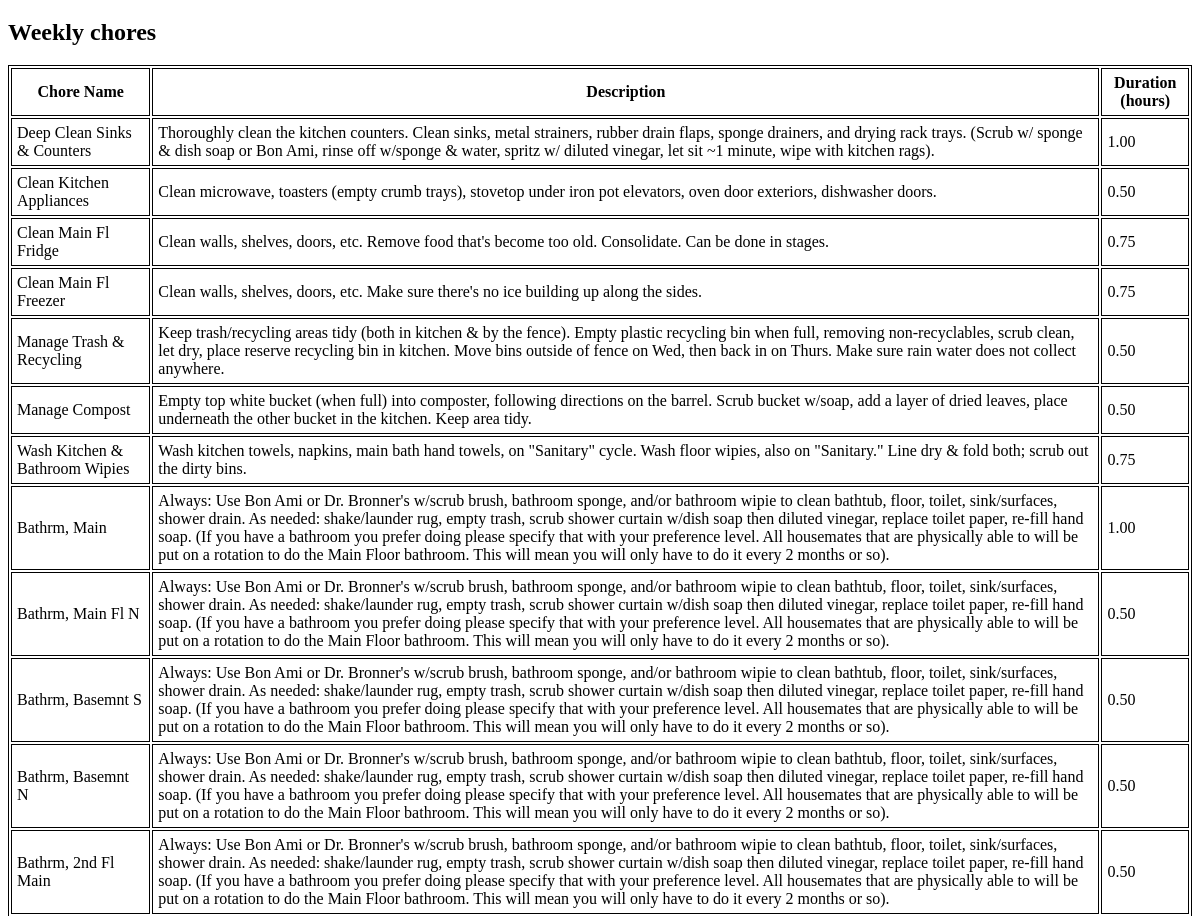
/tasks (middle part), run on an earlier commit of the app's database.
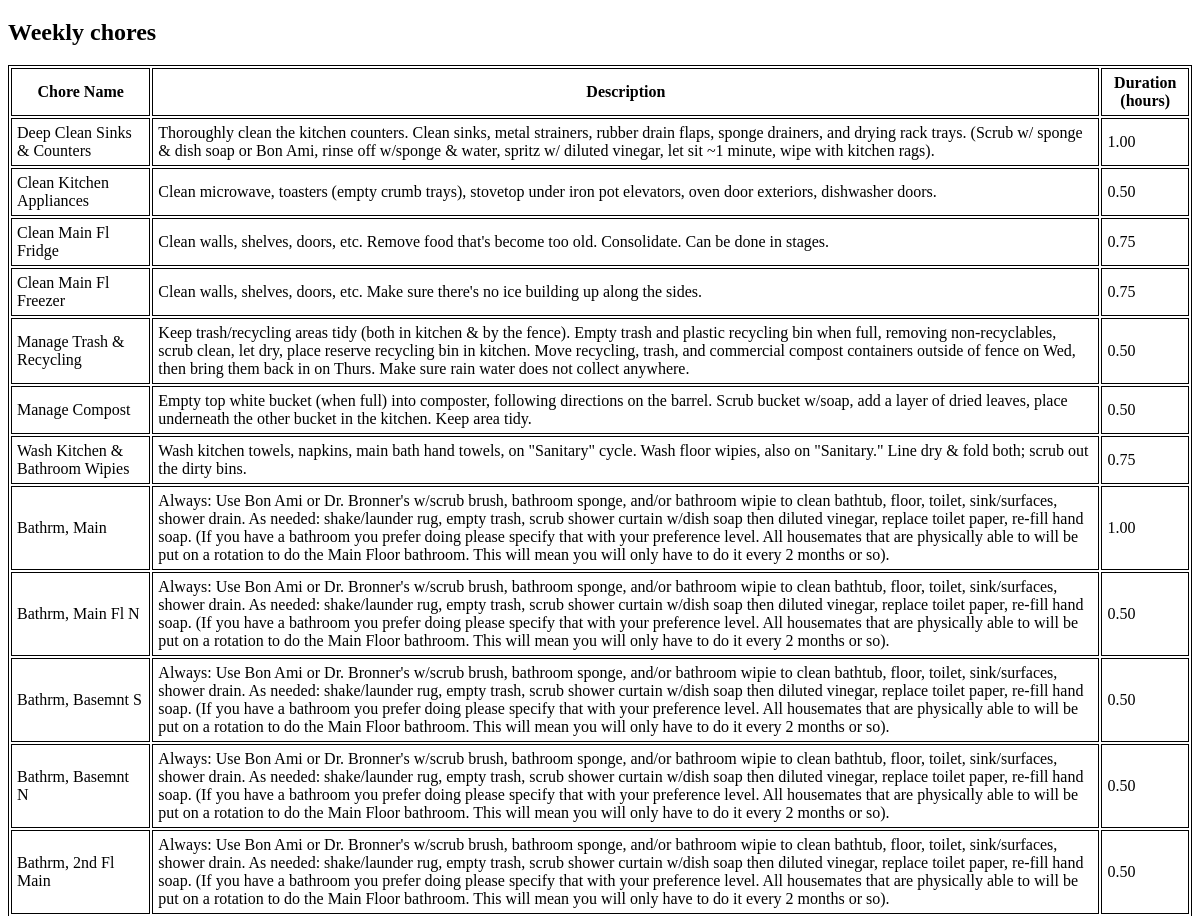
And on a later commit of the database.
### tables this page shows
CREATE TABLE "weekly_tasks" (
"id" INTEGER,
  "task" TEXT,
  "category" TEXT,
  "description" TEXT,
  "duration_hours" REAL
);

### chore_chart.py (the view)
@app.route("/tasks")
def tasks():
    with sqlite3.connect(db) as con:
        daily_tasks = pd.read_sql(con=con, sql="SELECT * FROM daily_tasks")
        weekly_tasks = pd.read_sql(con=con, sql="SELECT * FROM weekly_tasks")
        occasional_tasks = pd.read_sql(
            con=con, sql="SELECT * FROM occasional_tasks",
            parse_dates = 'date_last_performed'
        )
        seasonal_tasks = pd.read_sql(
            con=con, sql="SELECT * FROM seasonal_tasks",
            parse_dates = 'date_last_performed'
        )
    return render_template(
        "tasks.html",
        daily_chores = daily_tasks,
        weekly_chores = weekly_tasks,
        occasional_chores = occasional_tasks,
        seasonal_chores = seasonal_tasks
    )

### templates/tasks.html (shortened to what this page needs)
<!doctype html>
<html>
  <head>
    <link rel="stylesheet" href="{{ url_for('static', filename='style.css') }}">
  </head>
  <body>
    <h2>Weekly chores</h2>
    <table>
      <tr>
	<th>Chore Name</th>
	<th>Description</th>
	<th>Duration (hours)</th>
      </tr>
      {% for chore in weekly_chores.itertuples() %}
      <tr>
	<td>{{chore.task}}</td>
	<td>{{chore.description.replace('\n', '<br>') | safe}}</td>
	<td>{{'%.2f' % chore.duration_hours}}</td>
      </tr>
      {% endfor %}
    </table>
  </body>
</html>

What changed in the data, as far as the page shows it:
changed weekly_tasks "Manage Trash & Recycling": description.replace "…by the fence). Empty plastic recycling bin when full, removing non-recyclables, scrub clean, let dry, place reserve recycling bin in kitchen. Move bins outside of fence on Wed, then back in on Thurs.…" → "…by the fence). Empty trash and plastic recycling bin when full, removing non-recyclables, scrub clean, let dry, place reserve recycling bin in kitchen. Move recycling, trash, and commercial compost containers outside of fence on Wed, then bring them back in on Thurs.…"
